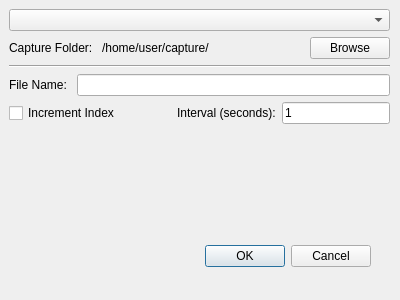
<?xml version="1.0" encoding="UTF-8"?>
<ui version="4.0">
 <class>Dialog</class>
 <widget class="QDialog" name="Dialog">
  <property name="geometry">
   <rect>
    <x>0</x>
    <y>0</y>
    <width>400</width>
    <height>300</height>
   </rect>
  </property>
  <property name="windowTitle">
   <string>Capture Settings</string>
  </property>
  <widget class="QDialogButtonBox" name="buttonBox">
   <property name="geometry">
    <rect>
     <x>30</x>
     <y>240</y>
     <width>341</width>
     <height>32</height>
    </rect>
   </property>
   <property name="orientation">
    <enum>Qt::Horizontal</enum>
   </property>
   <property name="standardButtons">
    <set>QDialogButtonBox::Cancel|QDialogButtonBox::Ok</set>
   </property>
  </widget>
  <widget class="QWidget" name="verticalLayoutWidget">
   <property name="geometry">
    <rect>
     <x>9</x>
     <y>9</y>
     <width>381</width>
     <height>221</height>
    </rect>
   </property>
   <layout class="QVBoxLayout" name="verticalLayout">
    <item>
     <widget class="QComboBox" name="cbCapture"/>
    </item>
    <item>
     <layout class="QHBoxLayout" name="horizontalLayout" stretch="0,1,0">
      <item>
       <widget class="QLabel" name="label">
        <property name="text">
         <string>Capture Folder: </string>
        </property>
       </widget>
      </item>
      <item>
       <widget class="QLabel" name="lblFolder">
        <property name="text">
         <string>/home/user/capture/</string>
        </property>
        <property name="wordWrap">
         <bool>true</bool>
        </property>
       </widget>
      </item>
      <item>
       <widget class="QPushButton" name="btnBrowse">
        <property name="text">
         <string>Browse</string>
        </property>
       </widget>
      </item>
     </layout>
    </item>
    <item>
     <widget class="Line" name="line">
      <property name="orientation">
       <enum>Qt::Horizontal</enum>
      </property>
     </widget>
    </item>
    <item>
     <layout class="QHBoxLayout" name="horizontalLayout_2">
      <item>
       <widget class="QLabel" name="label_3">
        <property name="text">
         <string>File Name: </string>
        </property>
       </widget>
      </item>
      <item>
       <widget class="QLineEdit" name="txtImageName"/>
      </item>
     </layout>
    </item>
    <item>
     <layout class="QHBoxLayout" name="horizontalLayout_3">
      <item>
       <widget class="QCheckBox" name="cbIncrement">
        <property name="text">
         <string>Increment Index</string>
        </property>
       </widget>
      </item>
      <item>
       <spacer name="horizontalSpacer">
        <property name="orientation">
         <enum>Qt::Horizontal</enum>
        </property>
        <property name="sizeHint" stdset="0">
         <size>
          <width>40</width>
          <height>20</height>
         </size>
        </property>
       </spacer>
      </item>
      <item>
       <widget class="QLabel" name="label_4">
        <property name="text">
         <string>Interval (seconds):</string>
        </property>
       </widget>
      </item>
      <item>
       <widget class="QLineEdit" name="txtCaptureInterval">
        <property name="text">
         <string>1</string>
        </property>
       </widget>
      </item>
     </layout>
    </item>
    <item>
     <spacer name="verticalSpacer">
      <property name="orientation">
       <enum>Qt::Vertical</enum>
      </property>
      <property name="sizeHint" stdset="0">
       <size>
        <width>20</width>
        <height>40</height>
       </size>
      </property>
     </spacer>
    </item>
   </layout>
  </widget>
 </widget>
 <resources/>
 <connections>
  <connection>
   <sender>buttonBox</sender>
   <signal>accepted()</signal>
   <receiver>Dialog</receiver>
   <slot>accept()</slot>
   <hints>
    <hint type="sourcelabel">
     <x>248</x>
     <y>254</y>
    </hint>
    <hint type="destinationlabel">
     <x>157</x>
     <y>274</y>
    </hint>
   </hints>
  </connection>
  <connection>
   <sender>buttonBox</sender>
   <signal>rejected()</signal>
   <receiver>Dialog</receiver>
   <slot>reject()</slot>
   <hints>
    <hint type="sourcelabel">
     <x>316</x>
     <y>260</y>
    </hint>
    <hint type="destinationlabel">
     <x>286</x>
     <y>274</y>
    </hint>
   </hints>
  </connection>
 </connections>
</ui>
